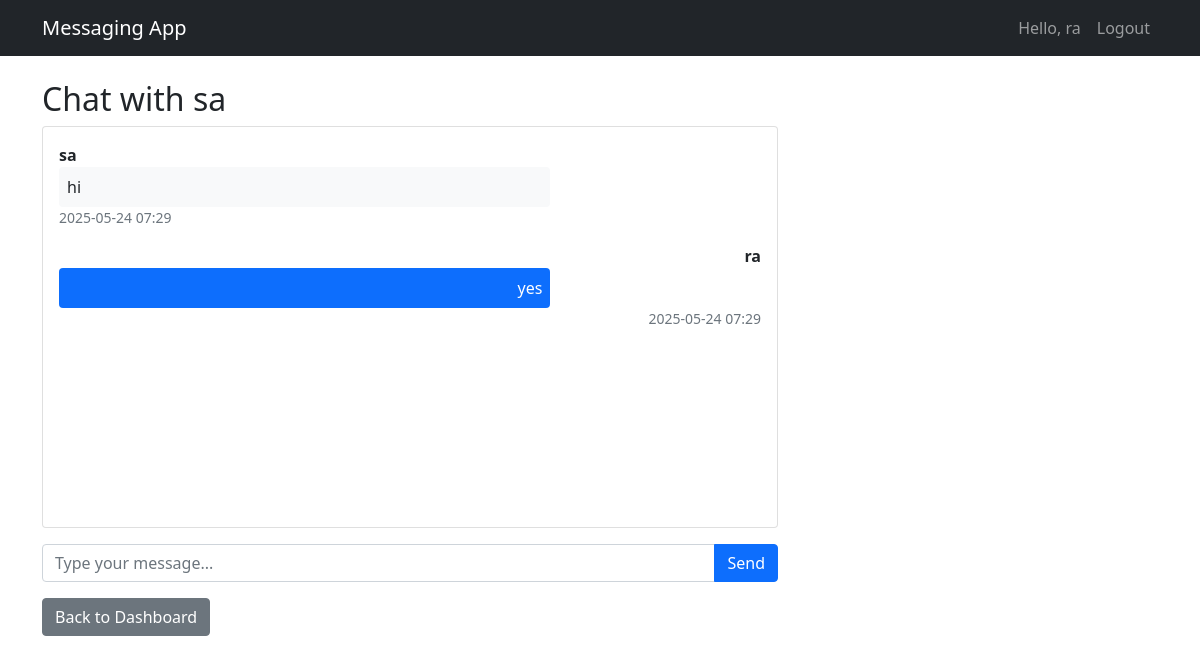
Page /chat/5 (signed in) on the committed database.
### app.py (models this page shows, shortened)
class User(UserMixin, db.Model):
    id = db.Column(db.Integer, primary_key=True)
    username = db.Column(db.String(80), unique=True, nullable=False)
    password = db.Column(db.String(200), nullable=False)
    last_seen = db.Column(db.DateTime, default=datetime.utcnow)
    online = db.Column(db.Boolean, default=False)

class Message(db.Model):
    id = db.Column(db.Integer, primary_key=True)
    sender_id = db.Column(db.Integer, db.ForeignKey('user.id'), nullable=False)
    recipient_id = db.Column(db.Integer, db.ForeignKey('user.id'), nullable=False)
    content = db.Column(db.Text, nullable=False)
    timestamp = db.Column(db.DateTime, default=datetime.utcnow)
    read = db.Column(db.Boolean, default=False)
    sender = db.relationship('User', foreign_keys=[sender_id])
    recipient = db.relationship('User', foreign_keys=[recipient_id])

### app.py (the view)
@app.route('/chat/<int:recipient_id>')
@login_required
def chat(recipient_id):
    recipient = User.query.get_or_404(recipient_id)
    messages = Message.query.filter(
        ((Message.sender_id == current_user.id) & (Message.recipient_id == recipient.id)) |
        ((Message.sender_id == recipient.id) & (Message.recipient_id == current_user.id))
    ).order_by(Message.timestamp.asc()).all()
    for message in messages:
        if message.recipient_id == current_user.id and not message.read:
            message.read = True
    db.session.commit()
    return render_template('chat.html', recipient=recipient, messages=messages)

### app.py (called while the page is built)
@login_manager.user_loader
def load_user(user_id):
    return User.query.get(int(user_id))

@app.before_request
def before_request():
    if current_user.is_authenticated:
        current_user.last_seen = datetime.utcnow()
        db.session.commit()

### templates/chat.html (shortened to what this page needs)
{% extends "base.html" %}
{% block content %}
<div class="row">
    <div class="col-md-8">
        <h2>Chat with {{ recipient.username }}</h2>
        <div class="card mb-3">
            <div class="card-body" id="message-container" style="height: 400px; overflow-y: auto;">
                {% for message in messages %}
                    <div class="mb-3 {% if message.sender_id == current_user.id %}text-end{% endif %}">
                        <div class="d-flex flex-column">
                            <strong>{{ message.sender.username }}</strong>
                            <div class="p-2 rounded {% if message.sender_id == current_user.id %}bg-primary text-white{% else %}bg-light{% endif %}" style="max-width: 70%;">
                                {{ message.content }}
                            </div>
                            <small class="text-muted">{{ message.timestamp.strftime('%Y-%m-%d %H:%M') }}</small>
                        </div>
                    </div>
                {% endfor %}
            </div>
        </div>
        <form id="message-form">
            <div class="input-group mb-3">
                <input type="text" class="form-control" id="message-input" placeholder="Type your message..." required>
                <button class="btn btn-primary" type="submit">Send</button>
            </div>
        </form>
        <a href="{{ url_for('dashboard') }}" class="btn btn-secondary">Back to Dashboard</a>
    </div>
</div>
{% endblock %}

### templates/base.html (shortened to what this page needs)
<!DOCTYPE html>
<html lang="en">
<head>
    <link href="https://cdn.jsdelivr.net/npm/bootstrap@5.1.3/dist/css/bootstrap.min.css" rel="stylesheet">
</head>
<body>
    <nav class="navbar navbar-expand-lg navbar-dark bg-dark">
        <div class="container">
            <a class="navbar-brand" href="{{ url_for('dashboard') }}">Messaging App</a>
            <div class="navbar-nav">
                {% if current_user.is_authenticated %}
                    <span class="nav-item nav-link">Hello, {{ current_user.username }}</span>
                    <a class="nav-item nav-link" href="{{ url_for('logout') }}">Logout</a>
                {% else %}
                    <a class="nav-item nav-link" href="{{ url_for('login') }}">Login</a>
                    <a class="nav-item nav-link" href="{{ url_for('register') }}">Register</a>
                {% endif %}
            </div>
        </div>
    </nav>
    <div class="container mt-4">
        {% block content %}{% endblock %}
    </div>
</body>
</html>

### rows in the picture
User: username "ra"
User: username "sa"
Message: sender.username "sa", content "hi", timestamp "2025-05-24 07:29"
Message: sender.username "ra", content "yes", timestamp "2025-05-24 07:29"
